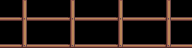

Below is a game level as drawn by its tile map, then a one-line description and the .tmx file that defines it, in full:
An orthogonal 12x3 tile map with 16x16 px tiles, 1 tile layer (Buildings).

<map version="1.2" tiledversion="1.3.1" orientation="orthogonal" renderorder="right-down" compressionlevel="0" width="12" height="3" tilewidth="16" tileheight="16" infinite="0" nextlayerid="7" nextobjectid="15">
 <properties>
  <property name="DayTiles_asdf" value="Buildings 3 1 15 Buildings 3 2 27 Back 3 4 51 Back 3 5 63" />
  <property name="NightTiles_asdf" value="Buildings 3 1 144 Buildings 3 2 156 Back 3 4 53 Back 3 5 65" />
  <property name="ViewportFollowPlayer" type="bool" value="true" />
  <property name="Warp" value="12 21 Farm 64 15" />
  <property name="asdf" type="bool" value="false" />
 </properties>
 <tileset firstgid="1" name="grapeponta" tilewidth="16" tileheight="16" tilecount="6" columns="3">
  <image source="grapeponta.png" width="48" height="32" />
 </tileset>
 <layer id="2" name="Buildings" width="12" height="3">
  <data encoding="csv">
0,3,0,0,3,0,0,3,0,0,3,0,
1,2,1,1,2,1,1,2,1,1,2,1,
4,5,4,4,5,4,4,5,4,4,5,4
</data>
 </layer>
 <objectgroup id="5" name="Buildings" />
</map>